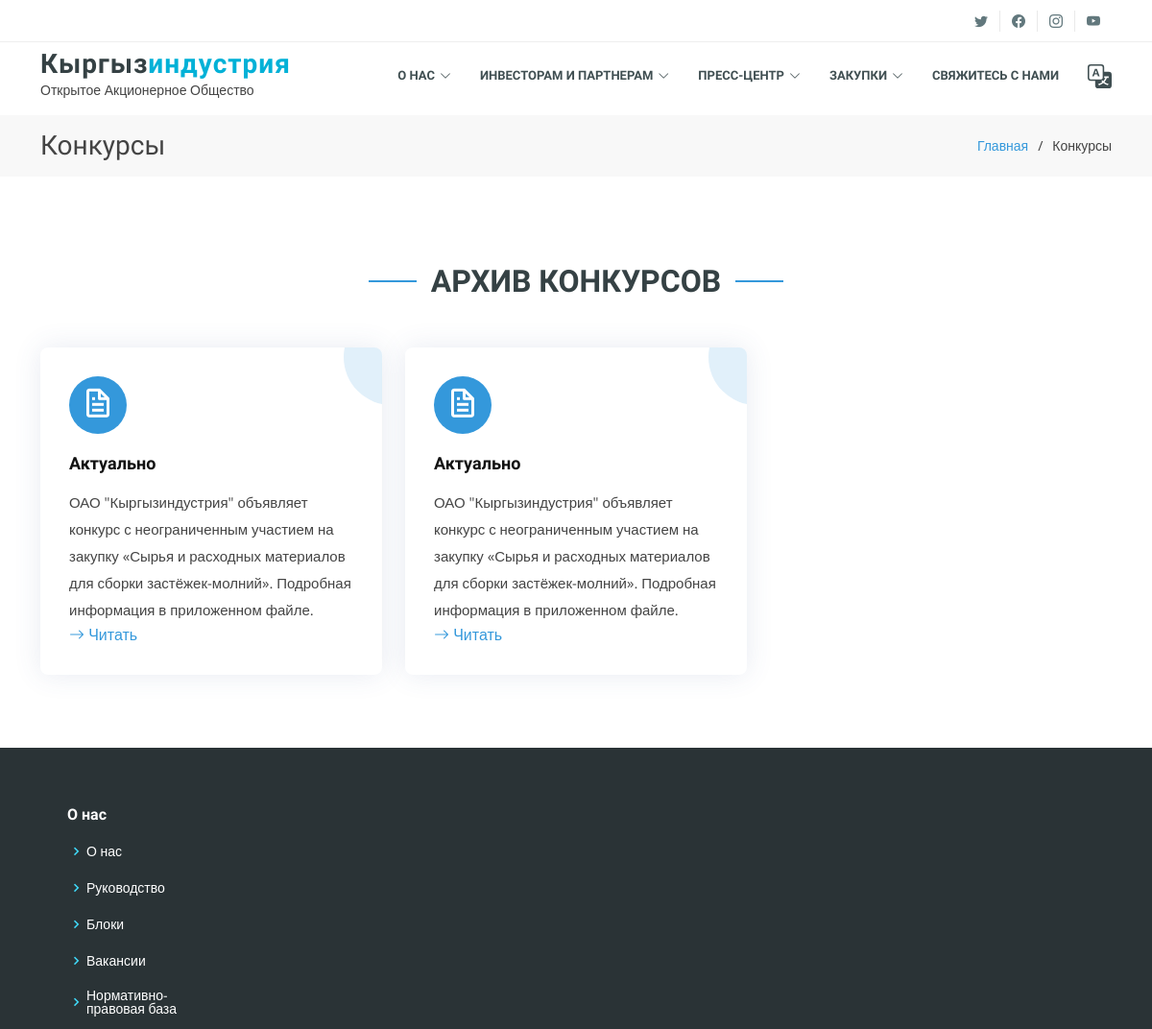
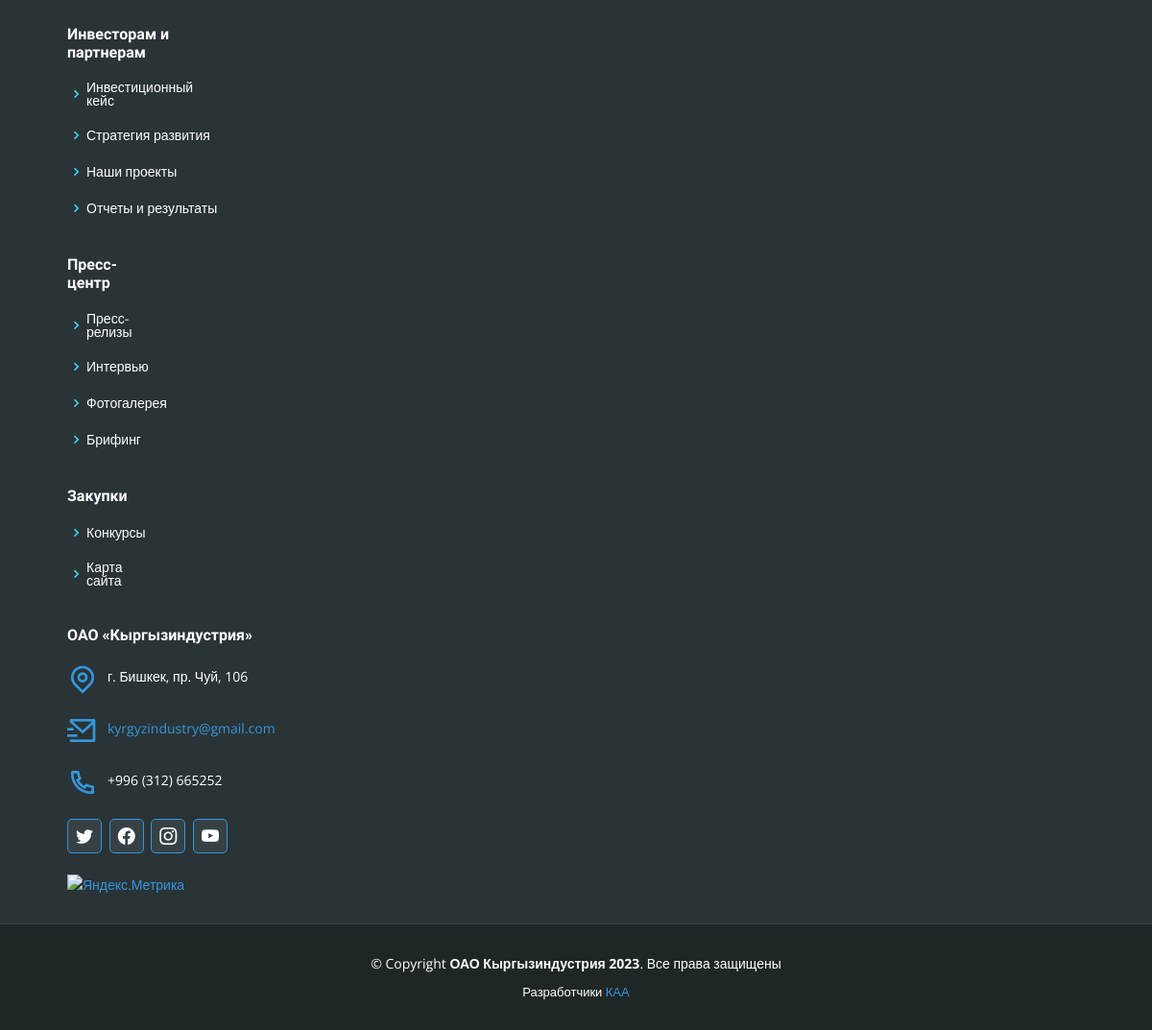
/ru/contests, run on the app's committed database (2 pictures, top to bottom).
### main/models.py (models this page shows, shortened)
class Contests(models.Model):
    Title=models.CharField(max_length=150,verbose_name="Название конкурса", unique=True,error_messages={'unique':"Конкурс с таким названием уже существует!"})
    Short_Description = models.CharField(max_length=250,verbose_name="Краткое описание")
    Document = models.FileField(
                                verbose_name="Документ",
                                upload_to=get_file_path,
                                validators=[FileExtensionValidator(allowed_extensions=["pdf", "doc", "docx"])])
    Date_added=models.DateField(verbose_name="Дата публикации", default=now)
    Language=models.CharField(
                               max_length = 10,
                               choices = LanguageChoice.choices,
                               default = LanguageChoice.RU,
                               verbose_name = "Язык"
                               )
    Status = models.CharField(
        max_length = 20,
        choices = Contest_Status_Choice.choices,
        default = Contest_Status_Choice.ON_PROCCESS,
        verbose_name = "Статус"
    )
    path_url = "static/client/docs/contest/"
    class Meta:
        ordering = ['-id']

### main/views.py (the view)
# urls.py: path('contests', views.contests, name='contests'),
def contests(request):
    per_page = 6
    actual_url = request.path.split('/')[2]
    trans = translate(language='ru')
    contest= Contests.objects.all().filter(Language = get_lang(trans=trans)).order_by('-Date_added')
    paginator = Paginator(contest, per_page=per_page)
    pag_num = paginator.num_pages
    try:
        page = request.GET.get("page", 1)
        contest = paginator.page(page)
    except (PageNotAnInteger, TypeError):
        contest = paginator.page(1)
    except EmptyPage:
        contest = paginator.page(pag_num)
    context = {
        'contest_page': contest,
        'page_num':pag_num,
        'trans':trans,
        'actual_url':actual_url
        }
    return render(request, "client/pages/contests.html", context)

### main/views.py (called while the page is built)
def get_lang(trans):
    if trans == 'en':
        lang = 'English'
    elif trans == 'zh-hans':
        lang = '中国人'
    elif trans == 'ky':
        lang = 'Кыргызча'
    else:
        lang = 'Русский'
    return lang

def translate(language):
    cur_language = get_language()
    try:
        activate(language)
    finally:
        activate(cur_language)
    return cur_language

### main/templates/client/pages/contests.html (shortened to what this page needs)
{% extends 'client/base.html' %}
{% load i18n %}
{% load static %}
{% block content %}
<main id="main">
    <section id="breadcrumbs" class="breadcrumbs">
      <div class="container">
        <div class="d-flex justify-content-between align-items-center">
          <h2>{% translate "Конкурсы" %}</h2>
          <ol>
            <li><a href="{% url 'index'%}">{% translate "Главная" %}</a></li>
            <li>{% translate "Конкурсы"%}</li>
          </ol>
        </div>
      </div>
    </section>
    <section id="contests" class="contests">
        <div class="container">
          <div class="section-title" data-aos="fade-up">
            <h2>{% translate "Архив конкурсов" %}</h2>
          </div>
          <div class="row">
            {% for contest in contest_page %}
            <div class="col-md-6 col-lg-4 mb-3">
              <div class="icon-box h-100" data-aos="fade-up" data-aos-delay="100">
                <div class="icon"><i class="bx bx-file"></i></div>
                <h4 class="title"><a href="">{{ contest.Status }}</a></h4>
                <p class="description">{{ contest.Short_Description }}</p>
                <div class="read-more"><a href="/{{contest.Document }}">
                  <i class="bi bi-arrow-right"></i> {% translate "Читать" %}</a>
                </div>
              </div>
            </div>
            {% empty %}
            <div class="section-title" data-aos="fade-up">
              <h4>{% translate "Нет конкурсов" %}</h4>
            </div>
            {% endfor %}
          </div>
        </div>
      </section>
    </main>
{% endblock content %}

### static/client/css/style.css (style rules this page uses)
body { font-family: "Open Sans", sans-serif; color: #444444; }
a { color: #3498db; text-decoration: none; }
h1, h2, h3, h4, h5, h6 { font-family: "Raleway", sans-serif; }
section { padding: 60px 0; }
.section-title { text-align: center; padding: 30px 0; position: relative; }
.section-title h2::before, .section-title h2::after { content: ""; width: 50px; height: 2px; background: #3498db; display: inline-block; }
.section-title h2::before { margin: 0 15px 10px 0; }
.section-title h2::after { margin: 0 0 10px 15px; }
.section-title h2 { font-size: 32px; font-weight: 700; text-transform: uppercase; margin-bottom: 20px; padding-bottom: 0; color: #354144; position: relative; z-index: 2; }
.contests .icon-box { padding: 30px; position: relative; overflow: hidden; background: #fff; box-shadow: 0 0 29px 0 rgba(68, 88, 144, 0.12); transition: all 0.3s ease-in-out; border-radius: 8px; z-index: 1; }
.contests .icon-box::before { content: ""; position: absolute; background: #e1f0fa; right: -60px; top: -40px; width: 100px; height: 100px; border-radius: 50px; transition: all 0.3s; z-index: -1; }
.contests .icon { margin: 0 auto 20px auto; padding-top: 10px; display: inline-block; text-align: center; border-radius: 50%; width: 60px; height: 60px; background: #3498db; transition: all 0.3s ease-in-out; }
.contests .icon i { font-size: 36px; line-height: 1; color: #fff; }
.contests .title { font-weight: 700; margin-bottom: 15px; font-size: 18px; }
.contests .title a { color: #111; }
.contests .description { font-size: 15px; line-height: 28px; margin-bottom: 0; }
.breadcrumbs { padding: 15px 0; background: #f8f8f8; min-height: 40px; margin-top: 120px; }
.breadcrumbs h2 { font-size: 28px; font-weight: 400; margin: 0; }
.breadcrumbs ol { display: flex; flex-wrap: wrap; list-style: none; padding: 0; margin: 0; font-size: 14px; }
.breadcrumbs ol li+li { padding-left: 10px; }
.breadcrumbs ol li+li::before { display: inline-block; padding-right: 10px; color: #3c3c3c; content: "/"; }

### data on the page
Contests: Status "Актуально", Short_Description "ОАО \"Кыргызиндустрия\" объявляет конкурс с неограниченным участием на закупку «Сырья и расходных материалов для сборки застёжек-молний». Подробная информация в приложенном файле."
Contests: Status "Актуально", Short_Description "ОАО \"Кыргызиндустрия\" объявляет конкурс с неограниченным участием на закупку «Сырья и расходных материалов для сборки застёжек-молний». Подробная информация в приложенном файле."
